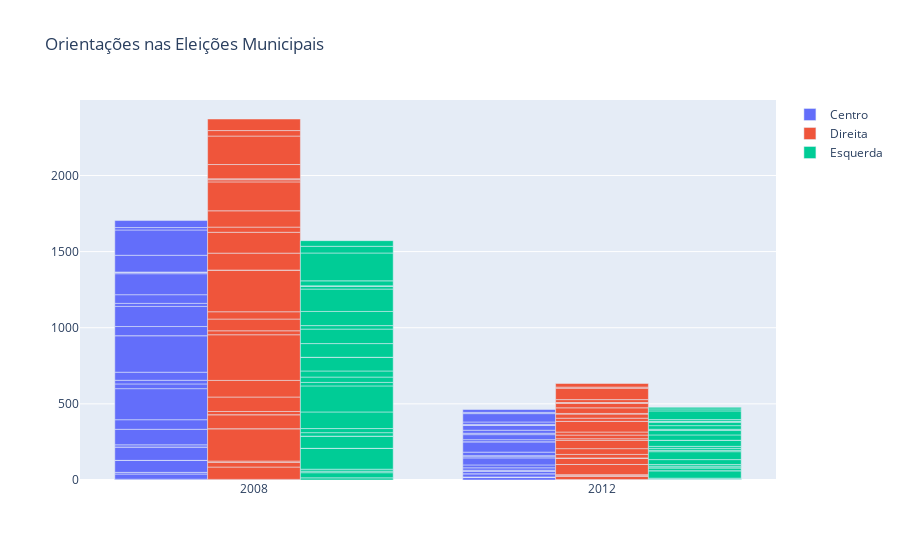

This figure's notebook cell:
### Code cell
# Gráfico para verificar a distribuição das Orientações nas Eleições Municipais
fig = go.Figure(data=[
    go.Bar(name='Centro', x=eleicao_municipais['ANO'], y=eleicao_municipais['CENTRO']),
    go.Bar(name='Direita', x=eleicao_municipais['ANO'], y=eleicao_municipais['DIREITA']),
    go.Bar(name='Esquerda', x=eleicao_municipais['ANO'], y=eleicao_municipais['ESQUERDA'])
])


fig.update_layout(title_text='Orientações nas Eleições Municipais')
fig.show()

### Figure 1 — Plotly figure (JSON) as saved in the notebook; plotly's stock layout.template omitted (floating-point values rounded to 4 significant figures)
{"data": [{"name": "Centro", "type": "bar", "x": [2008, 2008, 2008, 2008, 2008, 2008, 2008, 2008, 2008, 2008, 2008, 2008, 2008, 2008, 2008, 2008, 2008, 2008, 2008, 2008, 2008, 2008, 2008, 2008, 2008, 2008, 2008, 2008, 2012, 2012, 2012, 2012, 2012, 2012, 2012, 2012, 2012, 2012, 2012, 2012, 2012, 2012, 2012, 2012, 2012, 2012, 2012, 2012, 2012, 2012, 2012, 2012, 2012, 2012, 2012, 2012], "y": [5, 34, 10, 1, 79, 0, 88, 0, 14, 102, 63, 204, 31, 24, 53, 240, 0, 60, 132, 20, 57, 138, 8, 3, 110, 166, 16, 46, 0, 16, 3, 1, 21, 0, 18, 0, 5, 16, 19, 46, 8, 7, 23, 68, 0, 14, 33, 9, 20, 32, 3, 3, 16, 55, 8, 19]}, {"name": "Direita", "type": "bar", "x": [2008, 2008, 2008, 2008, 2008, 2008, 2008, 2008, 2008, 2008, 2008, 2008, 2008, 2008, 2008, 2008, 2008, 2008, 2008, 2008, 2008, 2008, 2008, 2008, 2008, 2008, 2008, 2008, 2012, 2012, 2012, 2012, 2012, 2012, 2012, 2012, 2012, 2012, 2012, 2012, 2012, 2012, 2012, 2012, 2012, 2012, 2012, 2012, 2012, 2012, 2012, 2012, 2012, 2012, 2012, 2012], "y": [4, 81, 30, 9, 213, 0, 92, 0, 21, 95, 109, 300, 26, 77, 48, 274, 0, 111, 137, 34, 107, 190, 14, 6, 94, 187, 36, 76, 3, 20, 9, 3, 67, 0, 40, 0, 3, 23, 38, 54, 11, 24, 20, 70, 0, 21, 27, 4, 37, 29, 5, 1, 19, 75, 7, 24]}, {"name": "Esquerda", "type": "bar", "x": [2008, 2008, 2008, 2008, 2008, 2008, 2008, 2008, 2008, 2008, 2008, 2008, 2008, 2008, 2008, 2008, 2008, 2008, 2008, 2008, 2008, 2008, 2008, 2008, 2008, 2008, 2008, 2008, 2012, 2012, 2012, 2012, 2012, 2012, 2012, 2012, 2012, 2012, 2012, 2012, 2012, 2012, 2012, 2012, 2012, 2012, 2012, 2012, 2012, 2012, 2012, 2012, 2012, 2012, 2012, 2012], "y": [14, 34, 10, 13, 137, 0, 80, 0, 23, 27, 109, 171, 23, 35, 40, 90, 0, 90, 95, 23, 93, 147, 18, 3, 33, 183, 44, 37, 0, 4, 2, 6, 49, 0, 19, 0, 11, 11, 32, 52, 9, 13, 13, 40, 0, 35, 29, 8, 24, 22, 5, 2, 11, 57, 13, 10]}], "layout": {"title": {"text": "Orientações nas Eleições Municipais"}}}
